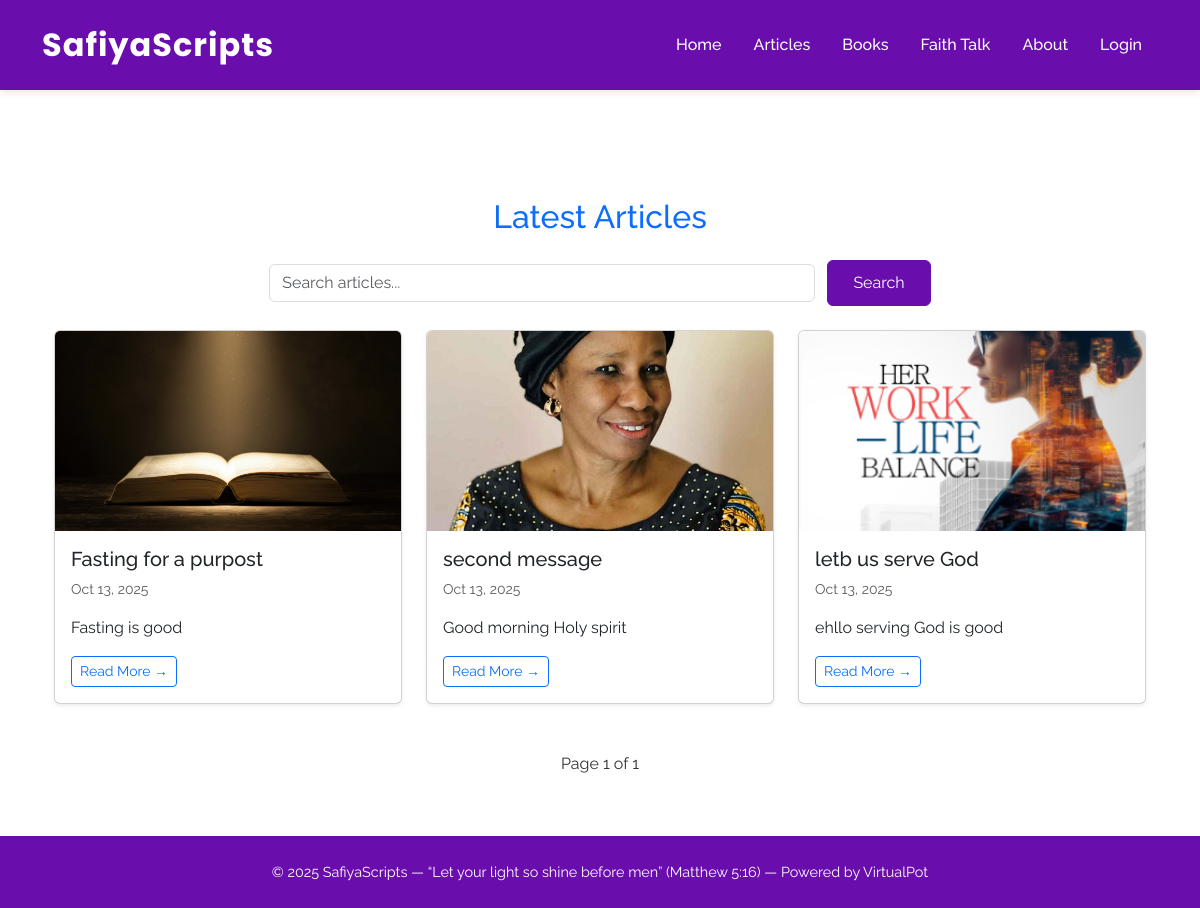
/articles/public/, run on an earlier commit of the app's database.
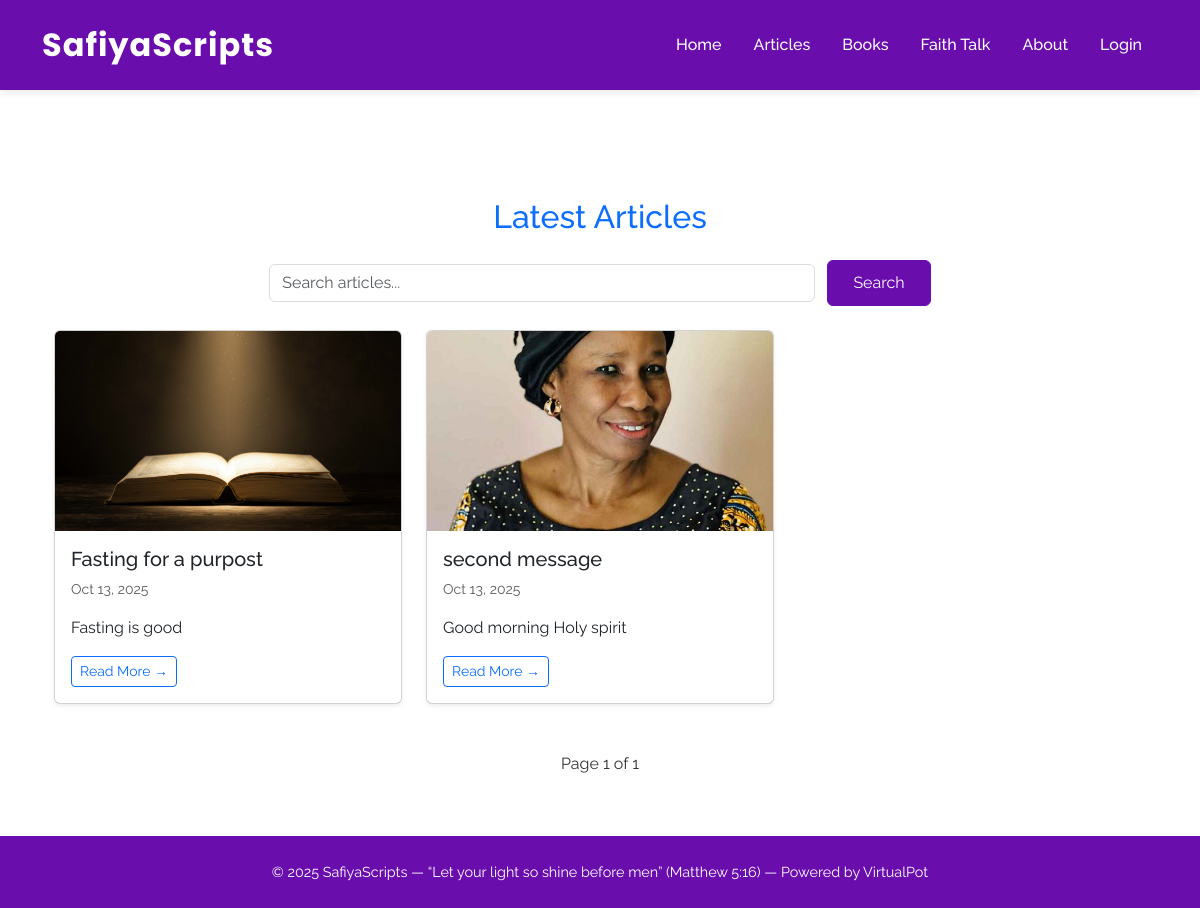
And on a later commit of the database.
### articles/models.py (models this page shows, shortened)
class Article(models.Model):
    title = models.CharField(max_length=200)
    short_description = models.TextField(max_length=300)
    full_description = models.TextField()
    author = models.ForeignKey(User, on_delete=models.CASCADE)
    image = models.ImageField(upload_to='article_images/', blank=True, null=True)
    date_posted = models.DateTimeField(default=timezone.now)
    class Meta:
        ordering = ['-date_posted']

### articles/views.py (the view)
def article_list_public(request):
    search_query = request.GET.get('q', '')
    if search_query:
        articles = Article.objects.filter(
            Q(title__icontains=search_query) | Q(short_description__icontains=search_query)
        )
    else:
        articles = Article.objects.all()
    paginator = Paginator(articles, 6)  # show 6 per page
    page = request.GET.get('page')
    articles = paginator.get_page(page)
    return render(request, 'articles/article_list_public.html', {
        'articles': articles,
        'search_query': search_query
    })

### templates/articles/article_list_public.html (shortened to what this page needs)
{% extends "base.html" %}
{% block content %}
<div class="container mt-5">
  <h2 class="text-center text-primary mb-4">Latest Articles</h2>
  <form method="get" class="mb-4 text-center">
    <input type="text" name="q" value="{{ search_query }}" placeholder="Search articles..."
           class="form-control w-50 d-inline-block">
    <button type="submit" class="btn btn-primary ms-2">Search</button>
  </form>
  <div class="row">
    {% for article in articles %}
      <div class="col-md-4 mb-4">
        <div class="card h-100 shadow-sm">
          {% if article.image %}
            <img src="{{ article.image.url }}" class="card-img-top" style="height:200px; object-fit:cover;">
          {% else %}
            <div class="bg-light d-flex align-items-center justify-content-center" style="height:200px;">
              <i class="bi bi-image" style="font-size: 3rem; color: #ccc;"></i>
            </div>
          {% endif %}
          <div class="card-body">
            <h5 class="card-title">{{ article.title }}</h5>
            <p class="text-muted small">{{ article.date_posted|date:"M d, Y" }}</p>
            <p>{{ article.short_description|truncatewords:20 }}</p>
            <a href="{% url 'articles:article_detail_public' article.pk %}" class="btn btn-outline-primary btn-sm">
              Read More →
            </a>
          </div>
        </div>
      </div>
    {% empty %}
      <p class="text-center text-muted">No articles found.</p>
    {% endfor %}
  </div>
  <div class="mt-4 text-center">
    <span class="mx-2">Page {{ articles.number }} of {{ articles.paginator.num_pages }}</span>
  </div>
</div>
{% endblock %}

What changed in the data, as far as the page shows it:
removed Article: image (picture), title "letb us serve God", date_posted "Oct 13, 2025", short_description "ehllo serving God is good"
